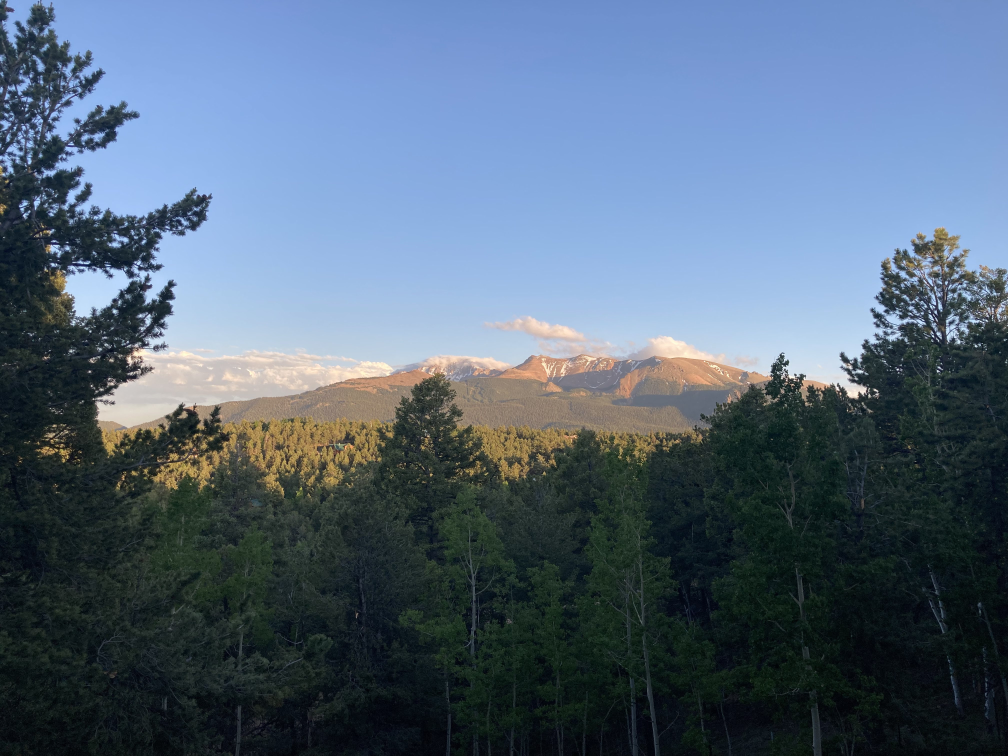
#> input picture IMG_2403.jpg, 4032 x 3024 px (shown at 1/4 size); its folder holds only this picture in this run
$ python dstar_image_prep.py IMG_2403.jpg
#> lines starting #> are read from the running program, lines starting #| are printed output that depends on the picture
#> in process_one, img is the input picture: PIL image 4032x3024 RGB; mean R, G, B 84.9, 102.6, 121.8
#!/usr/bin/env python3
from __future__ import annotations

import argparse
from pathlib import Path
from typing import Tuple

from PIL import Image, ImageDraw, ImageFont, ImageOps


def parse_size(s: str) -> Tuple[int, int]:
    try:
        w, h = s.lower().split("x")
        return int(w), int(h)
    except Exception as e:
        raise argparse.ArgumentTypeError(f"Invalid size '{s}'. Use like 640x480.") from e


def ensure_output_dir(path: Path) -> None:
    path.mkdir(parents=True, exist_ok=True)


def is_image_file(p: Path) -> bool:
    return p.suffix.lower() in {".jpg", ".jpeg", ".png", ".bmp", ".tif", ".tiff", ".webp"}


def add_watermark(
    img: Image.Image,
    identity_text: str,
    caption_text: str = "",
    margin: int = 14,
) -> Image.Image:
    if not identity_text and not caption_text:
        return img

    img = img.copy()
    draw = ImageDraw.Draw(img)

    # Font (Windows-safe for now)
    try:
        font_main = ImageFont.truetype("C:/Windows/Fonts/arial.ttf", 20)
        font_caption = font_main
    except OSError:
        font_main = ImageFont.load_default()
        font_caption = ImageFont.load_default()

    lines = []

    # Identity block (callsign | location)
    if identity_text:
        for line in identity_text.split("|"):
            lines.append((line, font_main))

    # Optional caption line


    # Measure total block
    line_heights = []
    line_widths = []

    for text, font in lines:
        bbox = draw.textbbox((0, 0), text, font=font)
        w = bbox[2] - bbox[0]
        h = bbox[3] - bbox[1]
        line_widths.append(w)
        line_heights.append(h)

    total_height = sum(line_heights) + (len(lines) - 1) * 4
    max_width = max(line_widths)

    # Bottom-left placement
    x = margin
    y = img.height - total_height - margin

    # Draw lines
    for (text, font), h in zip(lines, line_heights):
        draw.text((x + 1, y + 1), text, font=font, fill=(0, 0, 0))
        draw.text((x, y), text, font=font, fill=(255, 255, 255))
        y += h + 4

     # Draw caption in bottom-right
    if caption_text:
        bbox = draw.textbbox((0, 0), caption_text, font=font_main)
        text_w = bbox[2] - bbox[0]
        text_h = bbox[3] - bbox[1]

        x = img.width - text_w - margin
        y = img.height - text_h - margin

        draw.text((x + 1, y + 1), caption_text, font=font_main, fill=(0, 0, 0))
        draw.text((x, y), caption_text, font=font_main, fill=(255, 255, 255))

    return img


def resize_to_fit(img: Image.Image, size: Tuple[int, int], mode: str) -> Image.Image:
#> called with size = (640, 480), mode = 'cover'
    target_w, target_h = size

    # Fix phone EXIF orientation and ensure RGB
    img = ImageOps.exif_transpose(img).convert("RGB")

    if mode == "exact":
        return img.resize((target_w, target_h), Image.LANCZOS)

    src_w, src_h = img.size
#> src_w = 4032; src_h = 3024
    src_ratio = src_w / src_h
#> src_ratio = 1.33
    tgt_ratio = target_w / target_h

    if mode == "contain":
        # Fit inside target, keep aspect, letterbox
        if src_ratio > tgt_ratio:
            new_w = target_w
            new_h = round(target_w / src_ratio)
        else:
            new_h = target_h
            new_w = round(target_h * src_ratio)

        resized = img.resize((new_w, new_h), Image.LANCZOS)
        canvas = Image.new("RGB", (target_w, target_h), (0, 0, 0))
        canvas.paste(resized, ((target_w - new_w) // 2, (target_h - new_h) // 2))
        return canvas

    if mode == "cover":
        # Fill target, keep aspect, crop center
        if src_ratio > tgt_ratio:
            new_h = target_h
            new_w = round(target_h * src_ratio)
        else:
            new_w = target_w
            new_h = round(target_w / src_ratio)
#> new_h = 480

        resized = img.resize((new_w, new_h), Image.LANCZOS)
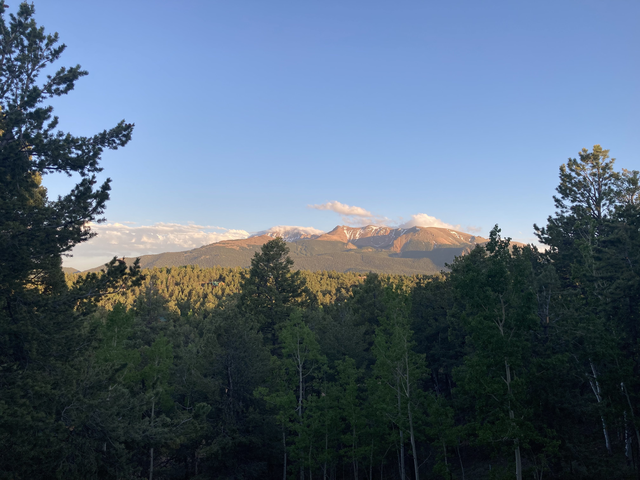
#> resized: PIL image 640x480 RGB; mean R, G, B 84.9, 102.6, 121.8
        left = (new_w - target_w) // 2
        top = (new_h - target_h) // 2
#> top = 0
        return resized.crop((left, top, left + target_w, top + target_h))

    raise ValueError(f"Unknown resize mode: {mode}")


def save_jpeg_under_limit(
    img: Image.Image,
    out_path: Path,
    max_kb: int = 200,
    quality_start: int = 88,
    quality_min: int = 35,
    quality_step: int = 3,
) -> Tuple[int, int]:
#> called with max_kb = 200, quality_start = 88, quality_min = 35, quality_step = 3
    max_bytes = max_kb * 1024
    q = quality_start

    # baseline JPEG, non-progressive, smaller chroma subsampling
    while q >= quality_min:
        img.save(
            out_path,
            format="JPEG",
            quality=q,
            optimize=True,
            progressive=False,
            subsampling=2,
        )
        size_bytes = out_path.stat().st_size
        if size_bytes <= max_bytes:
            return q, size_bytes
        q -= quality_step
#> after the loop, q = 88

    # Couldn’t reach target size: keep smallest generated
    size_bytes = out_path.stat().st_size
    return q + quality_step, size_bytes


def build_output_name(in_path: Path, prefix: str, suffix: str) -> str:
    stem = in_path.stem
    prefix = prefix.strip()
    suffix = suffix.strip()
    name = stem
    if prefix:
        name = f"{prefix}_{name}"
    if suffix:
        name = f"{name}_{suffix}"
    return f"{name}.jpg"


def process_one(in_path: Path, out_dir: Path, size: Tuple[int, int], max_kb: int,
                mode: str, watermark: str, caption: str, prefix: str, suffix: str) -> None:
    out_name = build_output_name(in_path, prefix, suffix)
    out_path = out_dir / out_name

    with Image.open(in_path) as img:
        img2 = resize_to_fit(img, size=size, mode=mode)
        img2 = add_watermark(img2, watermark, caption)
        q, b = save_jpeg_under_limit(img2, out_path, max_kb=max_kb)
#> q = 88; b = 62266

    print(f"OK  {in_path.name} -> {out_path.name}  ({b/1024:.1f} KB, quality={q}, {size[0]}x{size[1]}, mode={mode})")
#| OK  IMG_2403.jpg -> IMG_2403.jpg  (60.8 KB, quality=88, 640x480, mode=cover)

def run_convert(input_path: str, out_dir: str = "OUT", size=(640, 480), max_kb: int = 200,
                mode: str = "cover", watermark: str = "", caption: str = "", prefix: str = "", suffix: str = "") -> None:
    """
    Programmatic entry point for GUI usage.
    Accepts a file path OR a folder path.
    """
    in_path = Path(input_path).expanduser().resolve()
    out_dir_path = Path(out_dir).expanduser().resolve()
    ensure_output_dir(out_dir_path)

    if in_path.is_dir():
        files = [p for p in sorted(in_path.iterdir()) if p.is_file() and is_image_file(p)]
        if not files:
            raise RuntimeError(f"No supported image files found in folder: {in_path}")
        for f in files:
            process_one(f, out_dir_path, size, max_kb, mode, watermark, caption, prefix, suffix)
    elif in_path.is_file():
        if not is_image_file(in_path):
            raise RuntimeError(f"Unsupported image type: {in_path.suffix}")
        process_one(in_path, out_dir_path, size, max_kb, mode, watermark, caption, prefix, suffix)
    else:
        raise RuntimeError(f"Input not found: {in_path}")


def main() -> None:
    ap = argparse.ArgumentParser(description="Prep images for D-STAR (ID-52-friendly baseline JPG).")
    ap.add_argument("input", help="Input image file OR a folder (batch).")
    ap.add_argument("-o", "--out", default="OUT", help="Output folder (default: OUT)")
    ap.add_argument("--size", type=parse_size, default=(640, 480), help="Target size like 640x480 (default)")
    ap.add_argument("--max-kb", type=int, default=200, help="Max file size in KB (default 200)")
    ap.add_argument("--mode", choices=["cover", "contain", "exact"], default="cover",
                    help="cover=crop, contain=letterbox, exact=distort. Default cover.")
    ap.add_argument("--watermark", default="", help="Watermark text (e.g., KF0VOX 73)")
    ap.add_argument("--caption", default="", help="Optional caption line (landmark, elevation, event name)",)
    ap.add_argument("--prefix", default="", help="Prefix added to output filename")
    ap.add_argument("--suffix", default="", help="Suffix added to output filename")
    args = ap.parse_args()

    in_path = Path(args.input).expanduser().resolve()
    out_dir = Path(args.out).expanduser().resolve()
    ensure_output_dir(out_dir)

    if in_path.is_dir():
        files = [p for p in sorted(in_path.iterdir()) if p.is_file() and is_image_file(p)]
        if not files:
            raise SystemExit(f"No supported image files in: {in_path}")
        for f in files:
            process_one(f, out_dir, args.size, args.max_kb, args.mode, args.watermark, args.caption, args.prefix, args.suffix)
    elif in_path.is_file():
        if not is_image_file(in_path):
            raise SystemExit(f"Unsupported image type: {in_path.suffix}")
        process_one(in_path, out_dir, args.size, args.max_kb, args.mode, args.watermark, args.caption, args.prefix, args.suffix)
    else:
        raise SystemExit(f"Input not found: {in_path}")


if __name__ == "__main__":
    main()
